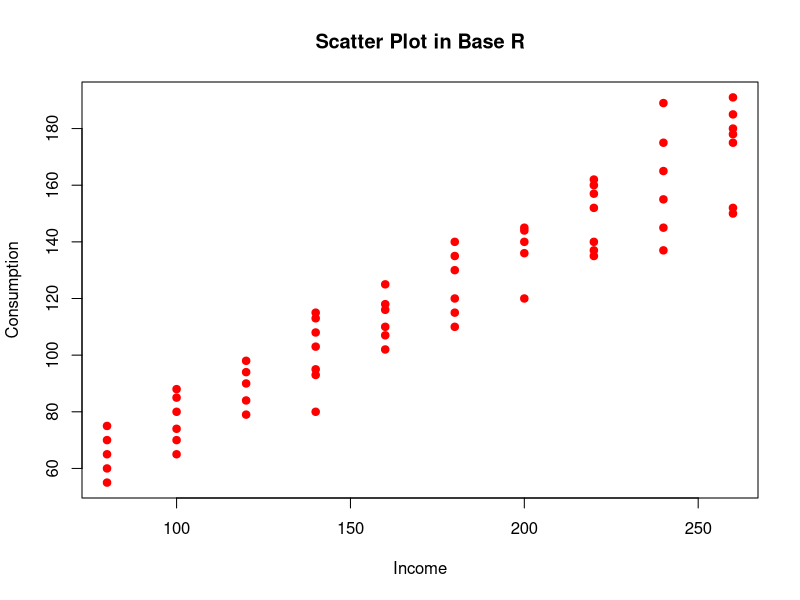
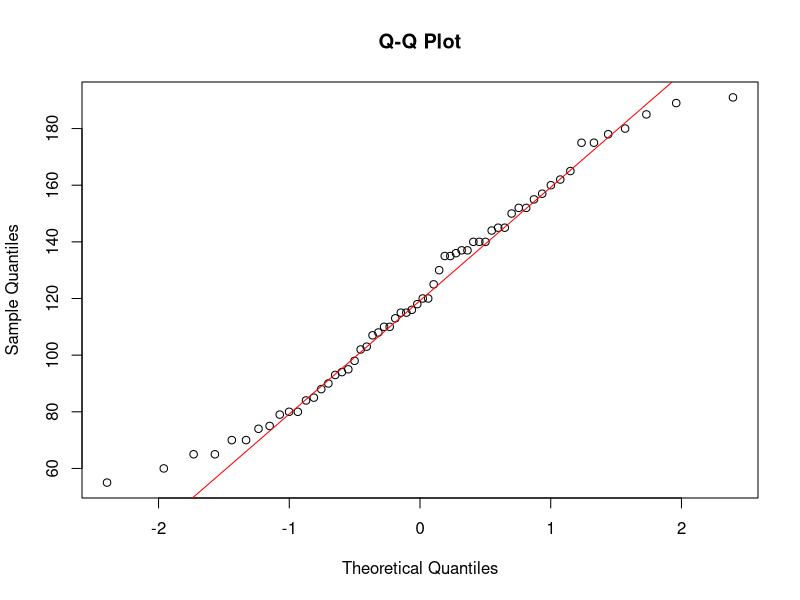
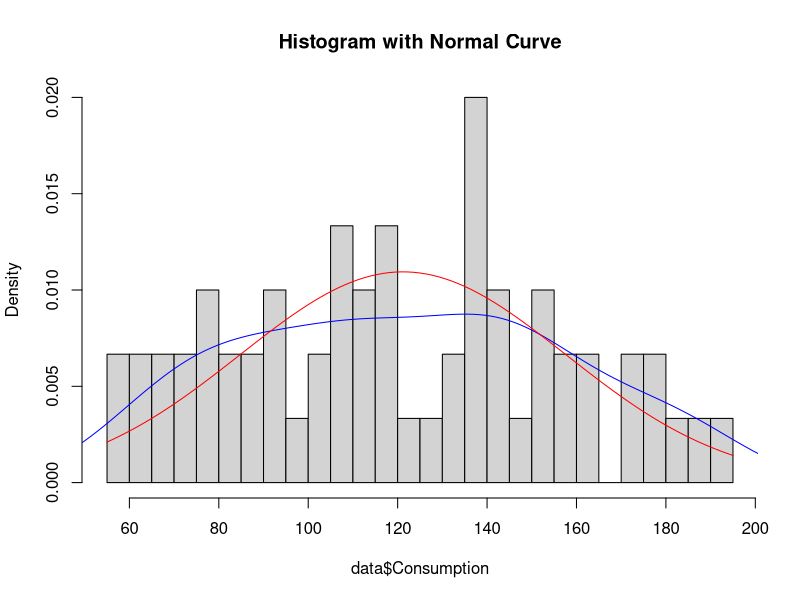
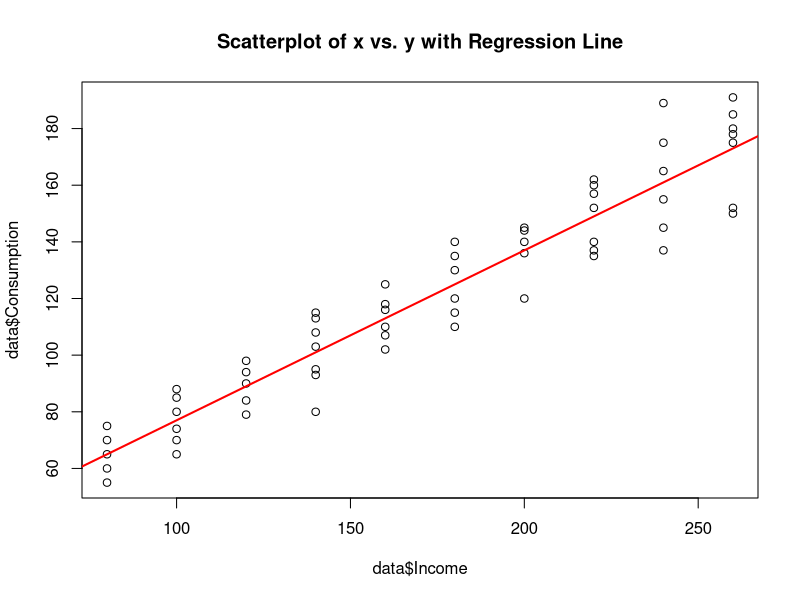
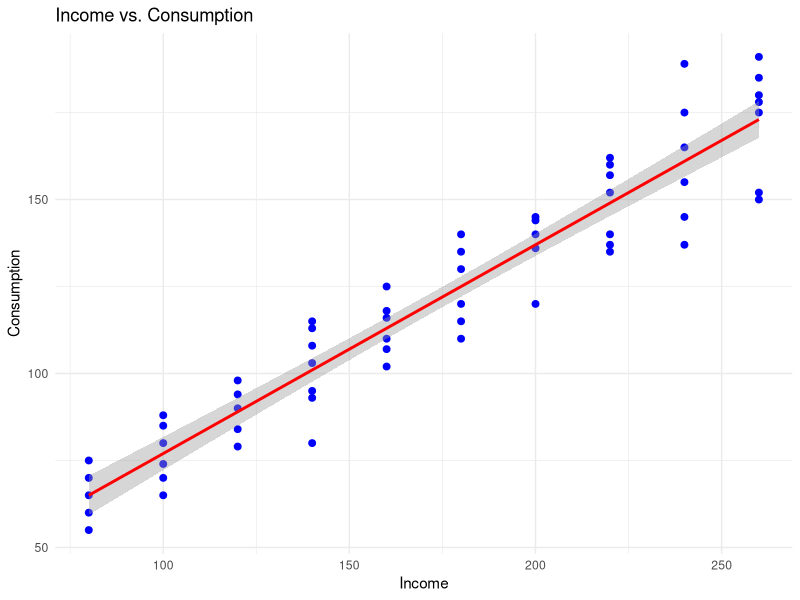
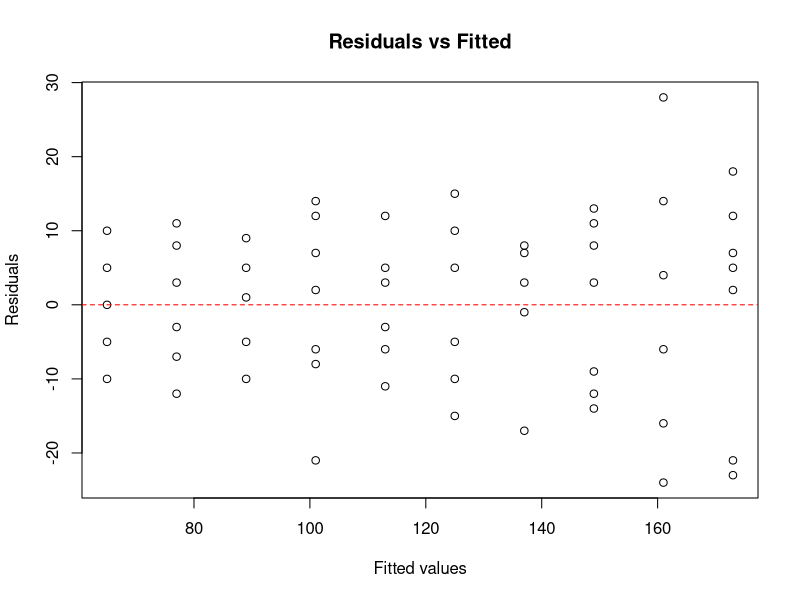
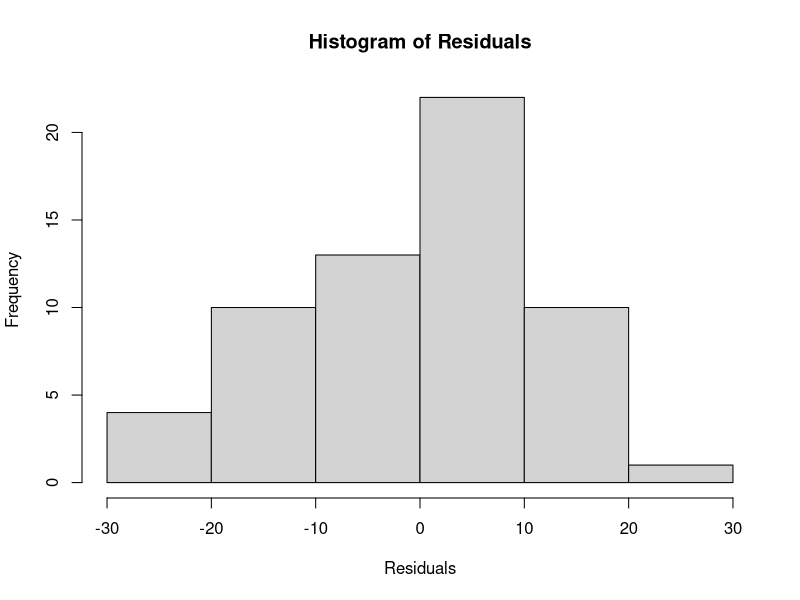
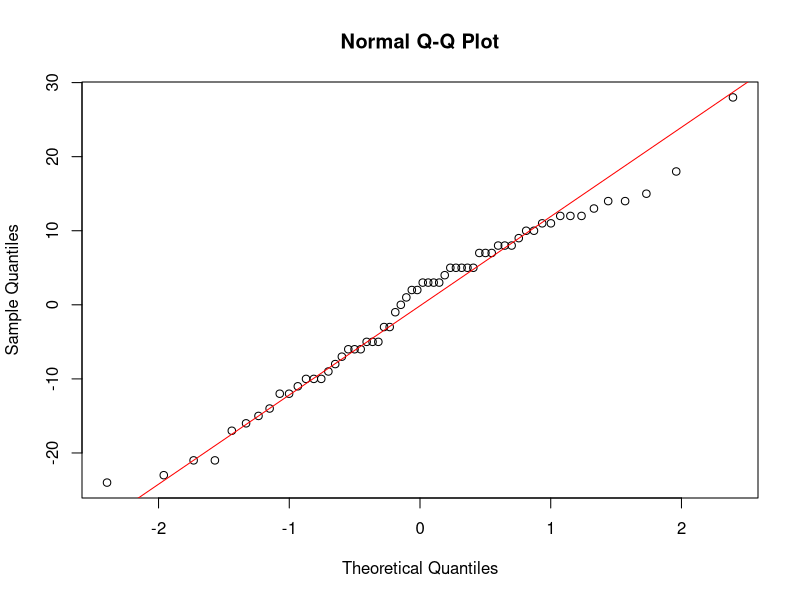

Here is the R script that generated these plots, in order:
# Step 1 Click on Session Menu -> and from drop down 
# select set Working Directory->
# and select Choose Directory and finally select a folder where Income_Consumption.csv file is saved
# Step 2 type following command and ensure same folder is displayed on the screen
getwd()
# Step 3 Import Data from the working Directory and store in data memory variable
data <- read.csv("Income_Consumption.csv")
# Step 4 Display Data on the Screen
data  
# Step 5 Assumption 1 Plot the data into scatter plot for testing assumption of Linearity
plot(data$Income, data$Consumption, 
     main = "Scatter Plot in Base R", # Title
     xlab = "Income",           # Label for X-axis
     ylab = "Consumption",           # Label for Y-axis
     col = "red",                    # Point color
     pch = 19)                        # Point style (19 = solid circle)

# Step 6 Assumption 2 Plot the (Dependent variable) data for testing assumption of Normal Distribution
qqnorm(data$Consumption, main = "Q-Q Plot")
qqline(data$Consumption, col = "red")

# testing assumption of Normal Distribution through test
shapiro.test(data$Consumption)
ks.test(data$Consumption, "pnorm", mean = mean(data$Consumption, na.rm = TRUE), 
        sd = sd(data$Consumption, na.rm = TRUE))
install.packages("nortest")
library(nortest)
ad.test(data$Consumption)

hist(data$Consumption, breaks = 20, prob = TRUE, main = "Histogram with Normal Curve")
lines(density(data$Consumption), col = "blue")
curve(dnorm(x, mean = mean(data$Consumption), sd = sd(data$Consumption)), col = "red", add = TRUE)


# Fit the linear model
model <- lm(formula=Consumption ~ Income, data = data)

# Display the model summary
summary(model)

# Assumption  3 Scatter plot with regression line for linearity qualitatively
plot(data$Income, data$Consumption, main = "Scatterplot of x vs. y with Regression Line")
abline(model, col = "red", lwd = 2)


# Make predictions
predictions <- predict(model, data = data)
predictions

# Create a scatter plot with the regression line
install.packages("ggplot")
update.packages("ggplot")
library(ggplot2)

ggplot(data, aes(x = Income, y = Consumption)) +
  geom_point(color = "blue", size = 2) +
  geom_smooth(method = "lm", col = "red") +
  labs(title = "Income vs. Consumption",
       x = "Income",
       y = "Consumption") +  theme_minimal()

# Save the plot (optional)
ggsave("Income_vs_Consumption.png")

# Predicted values and residuals
data$Predicted <- predict(model, newdata = data)
data$Residuals <- residuals(model)

# Check the predicted values and residuals
head(data)

# Assumption 4 Residuals vs Fitted plot Homoscedasticity Assumption

plot(model$fitted.values, resid(model), 
     main = "Residuals vs Fitted",
     xlab = "Fitted values",
     ylab = "Residuals")
abline(h = 0, col = "red", lty = 2)

# Breusch-Pagan test for Homoscedasticity
library(lmtest)
bptest(model)

# Assumption 5 Histogram of residuals (Normal Distribution of residuals)
hist(resid(model), main = "Histogram of Residuals", xlab = "Residuals")

# Q-Q plot
qqnorm(resid(model))
qqline(resid(model), col = "red")

# Shapiro-Wilk test
shapiro.test(resid(model))

# Assumption  5 Durbin-Watson test The Durbin-Watson test can check for autocorrelation in residuals:
install.packages("lmtest")
library(lmtest)
dwtest(model)

# Save the updated data set with predicted values and residuals
write.csv(data, "Income_Consumption_with_Predictions.csv", row.names = FALSE)


# Step 4: Load ML libraries
install.packages("caret")
install.packages("randomForest")
install.packages("e1071")  # caret depends on this
library(caret)
library(randomForest)
library(e1071)

# Step 5: Data splitting into Training and Testing sets (80/20)
set.seed(123)  # for reproducibility
trainIndex <- createDataPartition(data$Consumption, p = 0.8, list = FALSE)
trainData <- data[trainIndex, ]
testData <- data[-trainIndex, ]

# Step 6: Train a Linear Regression Model (ML way)
model_lm <- train(Consumption ~ Income, data = trainData, method = "lm")
summary(model_lm)

# Step 7: Train a Random Forest Model
model_rf <- train(Consumption ~ Income, data = trainData, method = "rf", importance = TRUE)
print(model_rf)

# Step 8: Make Predictions on Test Set
pred_lm <- predict(model_lm, newdata = testData)
pred_rf <- predict(model_rf, newdata = testData)

# Step 9: Model Evaluation (R-squared, RMSE, MAE)
postResample(pred = pred_lm, obs = testData$Consumption)
postResample(pred = pred_rf, obs = testData$Consumption)

# Step 10: Visualize Predictions vs Actual
library(ggplot2)

# Linear Regression
ggplot(testData, aes(x = Consumption, y = pred_lm)) +
  geom_point(color = "blue") +
  geom_abline(slope = 1, intercept = 0, col = "red", linetype = "dashed") +
  labs(title = "Linear Regression: Actual vs Predicted",
       x = "Actual Consumption", y = "Predicted Consumption") +
  theme_minimal()

# Random Forest
ggplot(testData, aes(x = Consumption, y = pred_rf)) +
  geom_point(color = "darkgreen") +
  geom_abline(slope = 1, intercept = 0, col = "red", linetype = "dashed") +
  labs(title = "Random Forest: Actual vs Predicted",
       x = "Actual Consumption", y = "Predicted Consumption") +
  theme_minimal()

# Step 11: Save predictions (optional)
testData$Pred_LM <- pred_lm
testData$Pred_RF <- pred_rf
write.csv(testData, "Income_Consumption_Predictions_ML.csv", row.names = FALSE)
